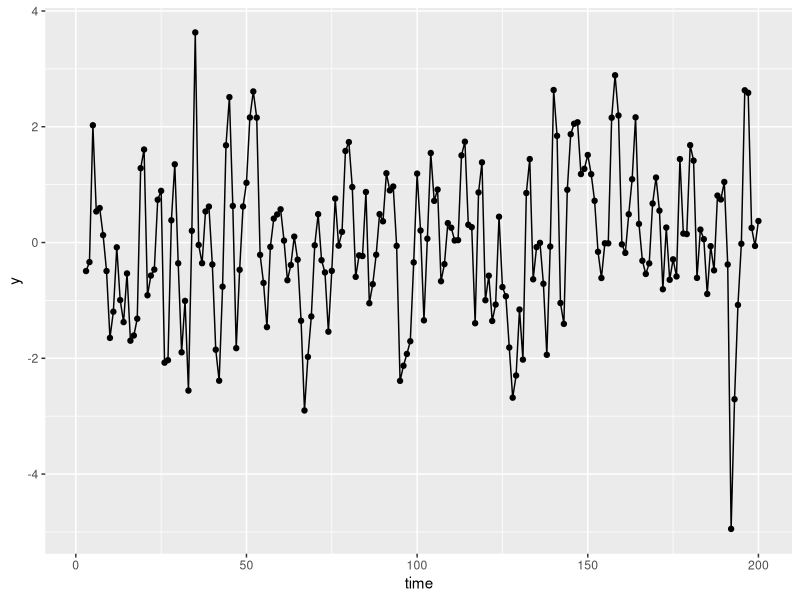
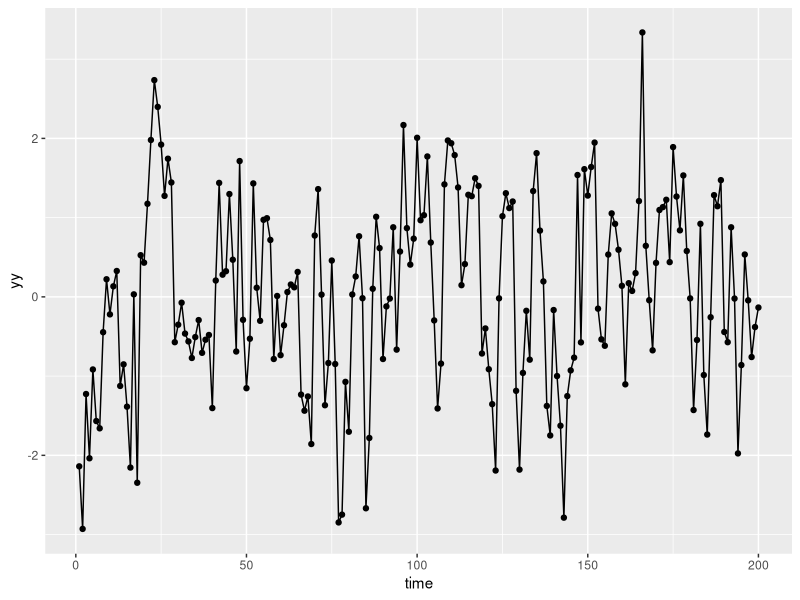

Reproduce these figures in R, in order.
time <- 200
noise <- rnorm(time)
ma_2 <- NULL
for(i in 3:time){
  
  ma_2[i] <- noise[i] + 0.7*noise[i-1] + 0.2*noise[i-2]
  
}

library(ggplot2)
df1 <- data.frame(
  'time' = c(1:time),
  'y' = c(ma_2)
)
ggplot(df1, aes(x = time, y = y)) + 
  geom_point() + 
  geom_line()

yy <- numeric(time)
zs <- numeric(time)
for(i in 1:time){
  
  if(i == 1){
    
    zs[i] <- rnorm(1,0,1)
    yy[i] <- zs[i]
  
  }else if(i == 2){
    
    zs[i] <- rnorm(1,0,1) 
    yy[i] <- zs[i] + 0.7*zs[i-1]
    
    }else{
  
    zs[i] <- rnorm(1,0,1)
    yy[i] <- zs[i] + 0.7*zs[i-1] + 0.2*zs[i-2]
  
    }
  
}

df2 <- data.frame(
  'time' = c(1:time),
  'y' = c(yy)
)

ggplot(df2, aes(x = time, y = yy)) + 
  geom_point() + 
  geom_line()
